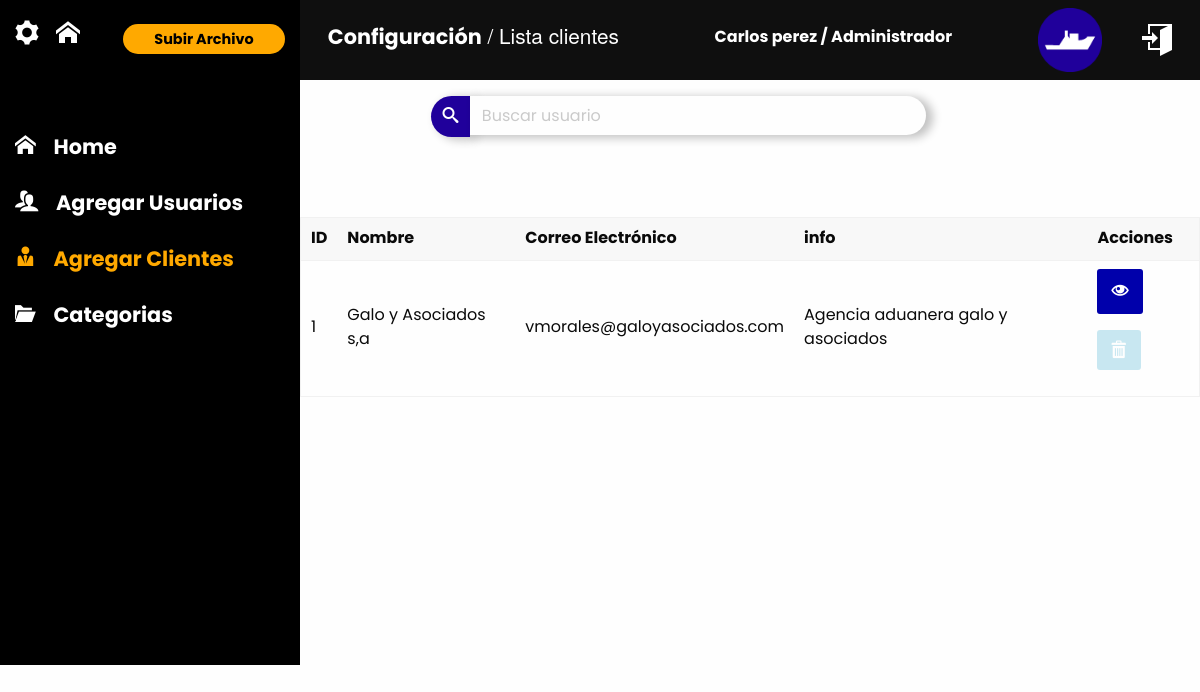
/views/ver_clientes.php (signed in), run on the app's committed database.
### tables this page shows
CREATE TABLE `usuarios` (
  `user_id` int(100) NOT NULL,
  `user_monbre` varchar(100) NOT NULL,
  `user_mail` varchar(50) NOT NULL,
  `user_pass` varchar(50) NOT NULL,
  `user_tipo` varchar(20) NOT NULL,
  `user_cliente` int(11) NOT NULL,
  `user_permiso` int(2) NOT NULL,
  `user_buscar` tinyint(1) NOT NULL,
  `user_subir` tinyint(1) NOT NULL,
  `user_crear_u` tinyint(1) NOT NULL,
  `user_crear_c` tinyint(1) NOT NULL,
  `user_crear_ct` tinyint(1) NOT NULL,
  `user_estado` tinyint(4) NOT NULL,
  `user_timestamp` timestamp NOT NULL DEFAULT CURRENT_TIMESTAMP ON UPDATE CURRENT_TIMESTAMP
);

CREATE TABLE `cliente` (
  `cliente_id` int(11) NOT NULL,
  `cliente_nombre` varchar(100) NOT NULL,
  `cliente_mail` varchar(50) NOT NULL,
  `cliente_info` text NOT NULL
);

### views/ver_clientes.php (the view, shortened to what this page needs)
<?php
		require ('../core/conexion.php');
		$user_id =	$_SESSION['user_id'];
		$sql="SELECT * FROM usuarios Where user_id='$user_id'";
		$result=$mysqli->query($sql);
		$rows = $result->num_rows;
		$row = $result->fetch_assoc();
		$sql2 ="SELECT * FROM cliente";
		$result2=$mysqli->query($sql2);
 ?>
 <!doctype html>
<html class="no-js" lang="es" dir="ltr">
  <head>
    <link rel="stylesheet" href="../css/foundation.css">
    <link rel="stylesheet" href="../css/app.css">
    <link rel="stylesheet" type="text/css" href="../font/flaticon.css">
    <link rel="stylesheet" href="../font/style.css">
    <link rel="stylesheet" href="../font/ie7/ie7.css">
</head>
<body>
	<div class="grid-container fluid">
		<div class="grid-x grid-padding-x">
			<div class="cell medium-3"style="background-color: #000000;">
    				<div class="cell medium-12 op-home2">
      					<p style="text-align: left; padding-top: 1rem;">
							<a style="<?php echo $mostrar;?>" href="configuracion.php"><i class="icon-cog"></i></a>
      						 <a href="home.php"><i class="icon-home"></i></a>
							<?php
								 if ($row['user_permiso'] == 1 || $row['user_permiso'] == 3 || $row['user_permiso'] == 4)  {
  							echo "<button id='file' class='btn'>Subir Archivo</button>";
  						}; 	 ?>
      						</p>
      				</div>
      				<div class="barra_lat">
      				<ul class="nav-bar">
						<li><a href="home.php"><button>
							<i class="icon-home"></i>&nbsp;&nbsp;&nbsp; Home</button></a></li>
						<li><a href="configuracion.php"><button><i class="icon-users"></i>&nbsp;&nbsp;&nbsp; Agregar Usuarios </button></a></li>
							<?php if ($row['user_tipo']=='Administrador' || $row['user_tipo']=='Colaborador') {
								echo( "<li><a href='clientes.php'><button style='color: #ffa900;'><i class='icon-user-tie'></i>&nbsp;&nbsp;&nbsp; Agregar Clientes </button></a></li>
						<li><a href='categorias.php'><button><i class='icon-folder-open'></i>&nbsp;&nbsp;&nbsp; Categorias </button></a></li>");
							} ?>
      				</ul>
      				</div>
    			</div>
    			<div class="cell medium-9">
    				<div class="grid-x grid-padding-x cabecera">
							<div class="cell medium-5">
							   <h4><strong>Configuración</strong> / Lista clientes </h4>
						    </div>
						    <div class="cell medium-4">
						    	<p> <strong> <?php if ($rows>0) {
							   	echo $row['user_monbre'].' / '.$row['user_tipo'];
							   }; ?></strong></p>
						    </div>
						    <div class="cell medium-2">
						    		<img src="../img/icono-galo-barco-09.png" alt="usuario">
						    </div>
						    <div class="cell medium-1 ">
						    	<div class="cerrar_secion">
						    			<a href="../core/cerrar_secion.php">
    					<i class="icon-enter"></i> </a>
						    	</div>
						    </div>
					</div>
					<div class="grid-x grid-margin-x acciones">
						<div class="cell medium-7 medium-offset-1">
							<div class="cell medium-7 medium-offset-1">
							<div id="wraper" class="input-group">
						<button style="border-radius: 200px 0px 0px 200px;" class="buscar_btn input-group-button"><i class="icon-search"></i></button>
						<input style="border-radius: 0px 200px 200px 0px;" class="input-group-field " type="text" id="buscar_user" placeholder=" Buscar usuario">
					</div>
						</div>
					</div>
					<div class="grid-x grid-padding-x tabla">
						<div class="cell medium-12">
							<table id="mytable">
							<thead>
								<td>ID</td>
								<th>Nombre</th>
								<th>Correo Electrónico</th>
								<th>info</th>
								<th>Acciones</th>
							</thead>
							<tbody id="user_table">
								<?php
								   		foreach ($result2 as $key => $v) {
								   			if ($v['cliente_id'] == 1) {
								   				$hh = 'disabled';
								   			} else {
								   				$hh = ' ';
								   			};
										echo "<tr>
												<td id=".$v['cliente_id']." class='cliente_id'>".$v['cliente_id']."</td>
												<td id=".$v['cliente_nombre']." class='cliente_nombre'>".$v['cliente_nombre']."</td>
												<td id=".$v['cliente_mail']." class='cliente_mail'>".$v['cliente_mail']."</td>
												<td id=".$v['cliente_info']." class='cliente_info'>".$v['cliente_info']."</td>
												<td>
													<button id='edit_cliente' class='button editar small'>
													<i class='icon-eye'></i></button>
									<button ".$hh." id='elimina' class='button desactiva small'><i class='icon-bin'></i></button>
												</td>
											</tr>";
										};
								 ?>
							</tbody>
						    </table>
						</div>
					</div>
    			</div>
		</div>
	</div>
</body>
</html>

### css/app.css (style rules this page uses)
* { font-family: 'Poppins', sans-serif; }
.cabecera { height: 5rem; background-color: #0f0f0f; }
.cabecera h4 { text-align: left; padding: 0.8rem; color: white; vertical-align: middle; margin-top: 0.5rem; font-size: 1.3rem; }
.cabecera p { text-align: right; padding: 0.5rem; color: white; margin-top: 1rem; font-weight: bold; }
.cabecera img { height: 4rem; width: 4rem; float: right; margin-top: 0.5rem; margin-right: 0.5rem; }
.barra_lat { margin-top: 4rem; align-content: center; }
.btn { width: 60%; padding: 0.5rem; font-size: 0.8rem; background-color: #FFA900; text-align: center; border-radius: 5rem; float: right; margin-top: 0.5rem; font-size: 0.9rem; font-weight: bold; cursor: pointer; }
.nav-bar { list-style: none; margin:0; padding:0; text-align: left; width: 100%; }
.nav-bar li button { color: white; width: 100%; font-size: 1.3rem; font-weight: bold; height: 3.5rem; text-align: left; cursor: pointer; }
.acciones { margin-top: 1rem; }
.acciones input { width: 90%; float: right; border:none; box-shadow: 6px 2px 10px 1px rgba(0,0,0,0.24); }
.acciones i { float: left; margin-top: 0.2rem box-shadow: 6px 2px 10px 1px rgba(0,0,0,0.24); }
.tabla { margin-top: 2rem; height: 30rem; overflow-y: scroll; }
.tabla div { padding: 2rem; }
.editar { background-color: #0000ab; color: white; padding: 0.8rem; font-weight:bold; }
.editar i { font-size: 1.1rem; }
.desactiva { background-color: red; }
.desactiva i { font-size: 1.1rem; }
.buscar_btn { background-color: #20009b; color: white; padding: 0; margin:0; padding-bottom: 0.14rem; border-radius: 200px 0px 0px 200px; box-shadow: 6px 2px 10px 1px rgba(0,0,0,0.24); }
.buscar_btn i { padding: 0.7rem; }
.cerrar_secion { height: 2.5rem; width: 2.5rem; margin-top: 1.5rem; }
.cerrar_secion a i { text-align: center; color: white; font-size: 2rem; }
.op-home2 i { margin-right: 0.8rem; }
.op-home2 p a { text-align: left; color: white; font-size: 1.5rem; transition: 0.3s; }
#file { font-family: 'Poppins', sans-serif; padding-left: 1rem; padding-right: 1rem; text-align: center; }

### data on the page
usuarios: user_monbre "Carlos perez", user_tipo "Administrador"
cliente: cliente_id "1", cliente_nombre "Galo y Asociados s,a", cliente_mail "vmorales@galoyasociados.com", cliente_info "Agencia aduanera galo y asociados"
